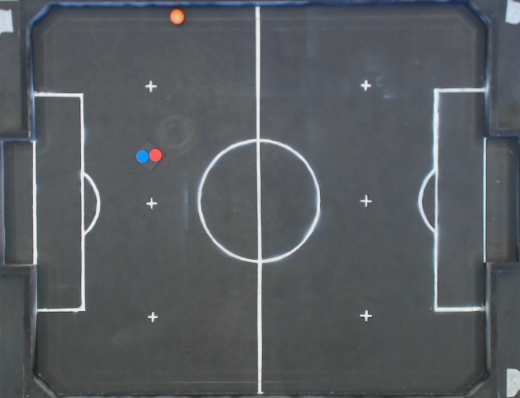
#> input picture Codigos e Testes/template.png, 520 x 398 px
$ python canny_test.py   (Python 2 division)
#> lines starting #> are read from the running program, lines starting #| are printed output that depends on the picture
# -*- coding: utf-8 -*-
"""
Created on Wed May  3 18:55:18 2017

@author: geo
"""

import cv2
import numpy as np
import time

def nothing(x):
    pass


img = cv2.imread('template.png')
#> img is the input picture: shape (398, 520, 3); mean B, G, R 95.8, 91.4, 87
gray = cv2.cvtColor(img, cv2.COLOR_BGR2GRAY)
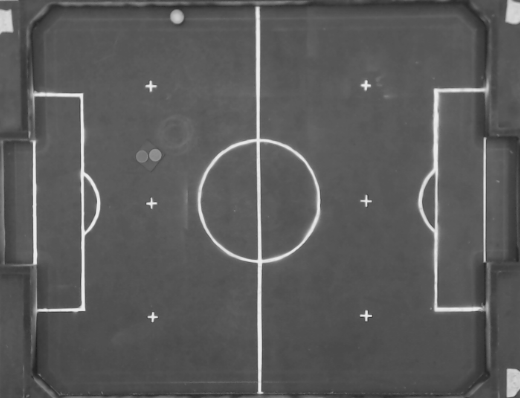
#> gray: shape (398, 520); min 32, max 235, mean 90.5
#gray = cv2.blur(gray,(5,5))


## =================[ Criação das Trackbar] =================================
cv2.namedWindow('Canny')

cv2.createTrackbar('dp', 'Canny', 16, 1000, nothing)
cv2.createTrackbar('minDist','Canny', 57, 1000, nothing)
cv2.createTrackbar('param1','Canny', 1, 1000, nothing)
cv2.createTrackbar('param2','Canny', 1, 1000, nothing)
cv2.createTrackbar('minRadius','Canny', 1, 1000, nothing)
cv2.createTrackbar('maxRadius','Canny', 1, 1000, nothing)

while(1):
    start = time.time()
    #cv2.HoughCircles(image, method, dp, minDist)

    dp = cv2.getTrackbarPos('dp', 'Canny')
    minDist = cv2.getTrackbarPos('minDist', 'Canny')
    param1 = cv2.getTrackbarPos('param1', 'Canny')
    param2 = cv2.getTrackbarPos('param2', 'Canny')
    minRadius = cv2.getTrackbarPos('minRadius', 'Canny')
    maxRadius = cv2.getTrackbarPos('maxRadius', 'Canny')


    if minDist == 0:
        minDist = 1
    if dp == 0:
        dp =1;
    if minDist == 0:
        minDist = 1
    if param1 == 0:
        param = 1
    if param2 == 0:
        param2 = 1
    if minRadius == 0:
        minRadius = 1
    if maxRadius == 0:
        maxRadius = 1


    view  = gray
    cv2.imshow('Canny',view)


    k = cv2.waitKey(20) & 0xFF
#> (key Esc is pressed here)
    if (k == ord('f')):     #Aperte 'f' para fechar a janela
        cv2.destroyAllWindows()
        break

    end = time.time()
    print end-start
